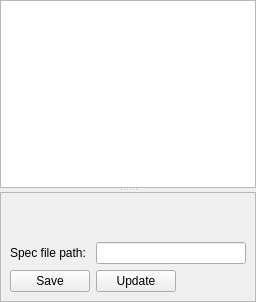
           <widget class="QSplitter" name="SpecFileEditorSplitter">
            <property name="orientation">
             <enum>Qt::Vertical</enum>
            </property>
            <attribute name="title">
             <string>Spec File</string>
            </attribute>
            <widget class="QTextEdit" name="SpecFileBrowser">
             <property name="undoRedoEnabled">
              <bool>true</bool>
             </property>
             <property name="readOnly">
              <bool>false</bool>
             </property>
            </widget>
            <widget class="QFrame" name="frame">
             <property name="sizePolicy">
              <sizepolicy hsizetype="Preferred" vsizetype="Minimum">
               <horstretch>0</horstretch>
               <verstretch>0</verstretch>
              </sizepolicy>
             </property>
             <property name="frameShape">
              <enum>QFrame::StyledPanel</enum>
             </property>
             <property name="frameShadow">
              <enum>QFrame::Raised</enum>
             </property>
             <layout class="QGridLayout" name="gridLayout_12">
              <item row="2" column="2">
               <widget class="QPushButton" name="UpdateSpecFile">
                <property name="sizePolicy">
                 <sizepolicy hsizetype="Expanding" vsizetype="Fixed">
                  <horstretch>0</horstretch>
                  <verstretch>0</verstretch>
                 </sizepolicy>
                </property>
                <property name="text">
                 <string>Update</string>
                </property>
               </widget>
              </item>
              <item row="1" column="1" alignment="Qt::AlignLeft">
               <widget class="QLabel" name="SpecFilePathLabel">
                <property name="text">
                 <string>Spec file path:</string>
                </property>
               </widget>
              </item>
              <item row="2" column="1">
               <widget class="QPushButton" name="SaveSpecFile">
                <property name="sizePolicy">
                 <sizepolicy hsizetype="Expanding" vsizetype="Fixed">
                  <horstretch>0</horstretch>
                  <verstretch>0</verstretch>
                 </sizepolicy>
                </property>
                <property name="text">
                 <string>Save</string>
                </property>
               </widget>
              </item>
              <item row="2" column="3">
               <spacer name="horizontalSpacer_13">
                <property name="orientation">
                 <enum>Qt::Horizontal</enum>
                </property>
                <property name="sizeHint" stdset="0">
                 <size>
                  <width>40</width>
                  <height>20</height>
                 </size>
                </property>
               </spacer>
              </item>
              <item row="1" column="2" colspan="2" alignment="Qt::AlignBottom">
               <widget class="QLineEdit" name="SpecFilePathLinkLabel">
                <property name="readOnly">
                 <bool>true</bool>
                </property>
               </widget>
              </item>
              <item row="0" column="1">
               <spacer name="verticalSpacer_8">
                <property name="orientation">
                 <enum>Qt::Vertical</enum>
                </property>
                <property name="sizeHint" stdset="0">
                 <size>
                  <width>20</width>
                  <height>40</height>
                 </size>
                </property>
               </spacer>
              </item>
             </layout>
            </widget>
           </widget>
